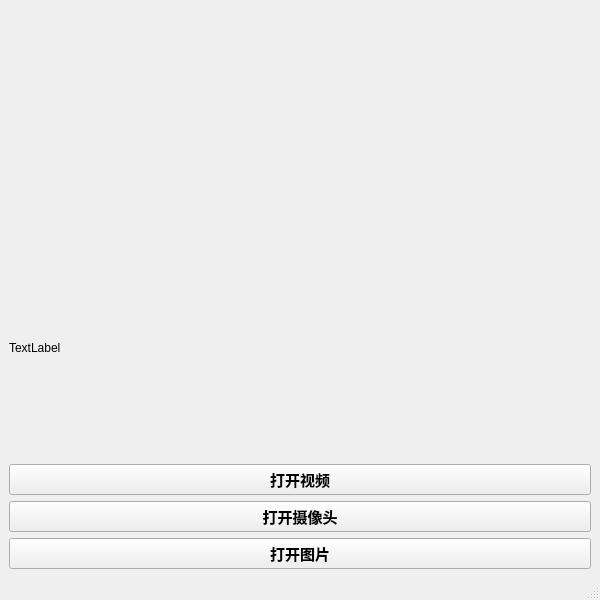
<?xml version="1.0" encoding="UTF-8"?>
<ui version="4.0">
 <class>MainWindow</class>
 <widget class="QMainWindow" name="MainWindow">
  <property name="geometry">
   <rect>
    <x>0</x>
    <y>0</y>
    <width>600</width>
    <height>600</height>
   </rect>
  </property>
  <property name="minimumSize">
   <size>
    <width>600</width>
    <height>600</height>
   </size>
  </property>
  <property name="maximumSize">
   <size>
    <width>600</width>
    <height>600</height>
   </size>
  </property>
  <property name="mouseTracking">
   <bool>false</bool>
  </property>
  <property name="windowTitle">
   <string>mask detect ---created by zhangle</string>
  </property>
  <widget class="QWidget" name="centralwidget">
   <layout class="QVBoxLayout" name="verticalLayout">
    <item>
     <widget class="QLabel" name="label_2">
      <property name="text">
       <string/>
      </property>
     </widget>
    </item>
    <item>
     <widget class="QLabel" name="label">
      <property name="text">
       <string>TextLabel</string>
      </property>
     </widget>
    </item>
    <item>
     <widget class="QPushButton" name="pushButton_2">
      <property name="font">
       <font>
        <family>Arial Narrow</family>
        <pointsize>11</pointsize>
        <weight>75</weight>
        <italic>false</italic>
        <bold>true</bold>
       </font>
      </property>
      <property name="text">
       <string>打开视频</string>
      </property>
     </widget>
    </item>
    <item>
     <widget class="QPushButton" name="pushButton_3">
      <property name="font">
       <font>
        <family>Arial Narrow</family>
        <pointsize>11</pointsize>
        <weight>75</weight>
        <italic>false</italic>
        <bold>true</bold>
       </font>
      </property>
      <property name="text">
       <string>打开摄像头</string>
      </property>
     </widget>
    </item>
    <item>
     <widget class="QPushButton" name="pushButton">
      <property name="font">
       <font>
        <family>Arial Narrow</family>
        <pointsize>11</pointsize>
        <weight>75</weight>
        <italic>false</italic>
        <bold>true</bold>
       </font>
      </property>
      <property name="text">
       <string>打开图片</string>
      </property>
     </widget>
    </item>
   </layout>
  </widget>
  <widget class="QStatusBar" name="statusbar"/>
  <action name="actionpicture">
   <property name="text">
    <string>picture</string>
   </property>
  </action>
  <action name="actionvedio">
   <property name="text">
    <string>vedio</string>
   </property>
  </action>
  <action name="actioncamera">
   <property name="text">
    <string>camera</string>
   </property>
  </action>
  <action name="actionimg">
   <property name="text">
    <string>img</string>
   </property>
  </action>
  <action name="actionvedio_2">
   <property name="text">
    <string>vedio</string>
   </property>
  </action>
  <action name="actioncamera_2">
   <property name="text">
    <string>camera</string>
   </property>
  </action>
 </widget>
 <resources/>
 <connections>
  <connection>
   <sender>pushButton_3</sender>
   <signal>clicked()</signal>
   <receiver>MainWindow</receiver>
   <slot>opencamera()</slot>
   <hints>
    <hint type="sourcelabel">
     <x>293</x>
     <y>513</y>
    </hint>
    <hint type="destinationlabel">
     <x>413</x>
     <y>210</y>
    </hint>
   </hints>
  </connection>
 </connections>
 <slots>
  <slot>opencamera()</slot>
 </slots>
</ui>
